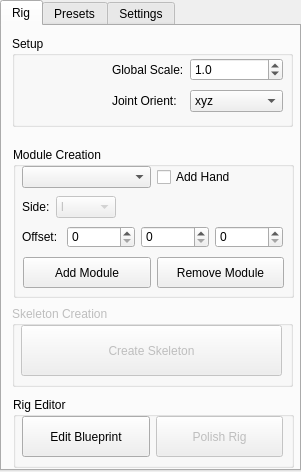
<?xml version="1.0" encoding="UTF-8"?>
<ui version="4.0">
 <class>Form</class>
 <widget class="QWidget" name="Form">
  <property name="geometry">
   <rect>
    <x>0</x>
    <y>0</y>
    <width>301</width>
    <height>472</height>
   </rect>
  </property>
  <property name="windowTitle">
   <string>Form</string>
  </property>
  <widget class="QTabWidget" name="tabWidget">
   <property name="geometry">
    <rect>
     <x>0</x>
     <y>0</y>
     <width>301</width>
     <height>471</height>
    </rect>
   </property>
   <property name="currentIndex">
    <number>0</number>
   </property>
   <widget class="QWidget" name="Rig">
    <attribute name="title">
     <string>Rig</string>
    </attribute>
    <widget class="QGroupBox" name="skeleton_box">
     <property name="enabled">
      <bool>false</bool>
     </property>
     <property name="geometry">
      <rect>
       <x>10</x>
       <y>280</y>
       <width>281</width>
       <height>81</height>
      </rect>
     </property>
     <property name="title">
      <string>Skeleton Creation</string>
     </property>
     <widget class="QWidget" name="gridLayoutWidget_6">
      <property name="geometry">
       <rect>
        <x>9</x>
        <y>19</y>
        <width>261</width>
        <height>51</height>
       </rect>
      </property>
      <layout class="QGridLayout" name="gridLayout_6">
       <item row="0" column="0">
        <widget class="QPushButton" name="create_skeleton">
         <property name="sizePolicy">
          <sizepolicy hsizetype="Minimum" vsizetype="Minimum">
           <horstretch>0</horstretch>
           <verstretch>0</verstretch>
          </sizepolicy>
         </property>
         <property name="text">
          <string>Create Skeleton</string>
         </property>
        </widget>
       </item>
      </layout>
     </widget>
    </widget>
    <widget class="QGroupBox" name="groupBox_2">
     <property name="geometry">
      <rect>
       <x>11</x>
       <y>121</y>
       <width>281</width>
       <height>151</height>
      </rect>
     </property>
     <property name="title">
      <string>Module Creation</string>
     </property>
     <widget class="QWidget" name="gridLayoutWidget">
      <property name="geometry">
       <rect>
        <x>9</x>
        <y>19</y>
        <width>263</width>
        <height>22</height>
       </rect>
      </property>
      <layout class="QGridLayout" name="gridLayout">
       <property name="sizeConstraint">
        <enum>QLayout::SetNoConstraint</enum>
       </property>
       <item row="0" column="1">
        <widget class="QCheckBox" name="add_hand">
         <property name="sizePolicy">
          <sizepolicy hsizetype="Minimum" vsizetype="Maximum">
           <horstretch>0</horstretch>
           <verstretch>0</verstretch>
          </sizepolicy>
         </property>
         <property name="layoutDirection">
          <enum>Qt::LeftToRight</enum>
         </property>
         <property name="text">
          <string>Add Hand</string>
         </property>
        </widget>
       </item>
       <item row="0" column="0">
        <widget class="QComboBox" name="available_modules">
         <property name="sizePolicy">
          <sizepolicy hsizetype="Minimum" vsizetype="Minimum">
           <horstretch>0</horstretch>
           <verstretch>0</verstretch>
          </sizepolicy>
         </property>
        </widget>
       </item>
      </layout>
     </widget>
     <widget class="QWidget" name="gridLayoutWidget_2">
      <property name="geometry">
       <rect>
        <x>9</x>
        <y>49</y>
        <width>261</width>
        <height>22</height>
       </rect>
      </property>
      <layout class="QGridLayout" name="gridLayout_2">
       <item row="0" column="1">
        <widget class="QComboBox" name="side">
         <property name="enabled">
          <bool>false</bool>
         </property>
         <property name="sizePolicy">
          <sizepolicy hsizetype="Minimum" vsizetype="Fixed">
           <horstretch>0</horstretch>
           <verstretch>0</verstretch>
          </sizepolicy>
         </property>
         <item>
          <property name="text">
           <string>l</string>
          </property>
         </item>
         <item>
          <property name="text">
           <string>r</string>
          </property>
         </item>
         <item>
          <property name="text">
           <string>None</string>
          </property>
         </item>
        </widget>
       </item>
       <item row="0" column="0">
        <widget class="QLabel" name="label">
         <property name="sizePolicy">
          <sizepolicy hsizetype="Maximum" vsizetype="Preferred">
           <horstretch>0</horstretch>
           <verstretch>0</verstretch>
          </sizepolicy>
         </property>
         <property name="text">
          <string>Side:</string>
         </property>
        </widget>
       </item>
       <item row="0" column="2">
        <spacer name="horizontalSpacer">
         <property name="orientation">
          <enum>Qt::Horizontal</enum>
         </property>
         <property name="sizeType">
          <enum>QSizePolicy::Maximum</enum>
         </property>
         <property name="sizeHint" stdset="0">
          <size>
           <width>300</width>
           <height>20</height>
          </size>
         </property>
        </spacer>
       </item>
      </layout>
     </widget>
     <widget class="QWidget" name="gridLayoutWidget_3">
      <property name="geometry">
       <rect>
        <x>9</x>
        <y>79</y>
        <width>261</width>
        <height>22</height>
       </rect>
      </property>
      <layout class="QGridLayout" name="gridLayout_3">
       <item row="0" column="0">
        <widget class="QLabel" name="label_2">
         <property name="sizePolicy">
          <sizepolicy hsizetype="Maximum" vsizetype="Preferred">
           <horstretch>0</horstretch>
           <verstretch>0</verstretch>
          </sizepolicy>
         </property>
         <property name="minimumSize">
          <size>
           <width>0</width>
           <height>0</height>
          </size>
         </property>
         <property name="text">
          <string>Offset: </string>
         </property>
        </widget>
       </item>
       <item row="0" column="1">
        <widget class="QSpinBox" name="offset_x">
         <property name="maximum">
          <number>99999</number>
         </property>
         <property name="value">
          <number>0</number>
         </property>
         <property name="displayIntegerBase">
          <number>10</number>
         </property>
        </widget>
       </item>
       <item row="0" column="2">
        <widget class="QSpinBox" name="offset_y">
         <property name="sizePolicy">
          <sizepolicy hsizetype="Minimum" vsizetype="Fixed">
           <horstretch>0</horstretch>
           <verstretch>0</verstretch>
          </sizepolicy>
         </property>
         <property name="maximum">
          <number>99999</number>
         </property>
        </widget>
       </item>
       <item row="0" column="3">
        <widget class="QSpinBox" name="offset_z">
         <property name="maximum">
          <number>99999</number>
         </property>
        </widget>
       </item>
      </layout>
     </widget>
    </widget>
    <widget class="QGroupBox" name="groupBox">
     <property name="geometry">
      <rect>
       <x>10</x>
       <y>10</y>
       <width>281</width>
       <height>91</height>
      </rect>
     </property>
     <property name="title">
      <string>Setup</string>
     </property>
     <widget class="QWidget" name="gridLayoutWidget_5">
      <property name="geometry">
       <rect>
        <x>100</x>
        <y>19</y>
        <width>171</width>
        <height>61</height>
       </rect>
      </property>
      <layout class="QGridLayout" name="gridLayout_5">
       <item row="1" column="0">
        <widget class="QLabel" name="label_4">
         <property name="sizePolicy">
          <sizepolicy hsizetype="Maximum" vsizetype="Preferred">
           <horstretch>0</horstretch>
           <verstretch>0</verstretch>
          </sizepolicy>
         </property>
         <property name="text">
          <string>Joint Orient:</string>
         </property>
        </widget>
       </item>
       <item row="1" column="1">
        <widget class="QComboBox" name="oritentation">
         <item>
          <property name="text">
           <string>xyz</string>
          </property>
         </item>
         <item>
          <property name="text">
           <string>yzx</string>
          </property>
         </item>
         <item>
          <property name="text">
           <string>zxy</string>
          </property>
         </item>
        </widget>
       </item>
       <item row="0" column="0">
        <widget class="QLabel" name="label_3">
         <property name="text">
          <string>Global Scale:</string>
         </property>
        </widget>
       </item>
       <item row="0" column="1">
        <widget class="QDoubleSpinBox" name="scale_box">
         <property name="decimals">
          <number>1</number>
         </property>
         <property name="singleStep">
          <double>0.100000000000000</double>
         </property>
         <property name="value">
          <double>1.000000000000000</double>
         </property>
        </widget>
       </item>
      </layout>
     </widget>
     <widget class="QLabel" name="image">
      <property name="geometry">
       <rect>
        <x>0</x>
        <y>10</y>
        <width>91</width>
        <height>81</height>
       </rect>
      </property>
      <property name="sizePolicy">
       <sizepolicy hsizetype="Minimum" vsizetype="Minimum">
        <horstretch>0</horstretch>
        <verstretch>0</verstretch>
       </sizepolicy>
      </property>
      <property name="text">
       <string/>
      </property>
      <property name="pixmap">
       <pixmap>E:/YR2/Branding/logo_new_transparent.png</pixmap>
      </property>
      <property name="scaledContents">
       <bool>true</bool>
      </property>
     </widget>
    </widget>
    <widget class="QWidget" name="gridLayoutWidget_4">
     <property name="geometry">
      <rect>
       <x>21</x>
       <y>231</y>
       <width>261</width>
       <height>31</height>
      </rect>
     </property>
     <layout class="QGridLayout" name="gridLayout_4">
      <item row="0" column="0">
       <widget class="QPushButton" name="add_module">
        <property name="sizePolicy">
         <sizepolicy hsizetype="Minimum" vsizetype="Expanding">
          <horstretch>0</horstretch>
          <verstretch>0</verstretch>
         </sizepolicy>
        </property>
        <property name="text">
         <string>Add Module</string>
        </property>
       </widget>
      </item>
      <item row="0" column="1">
       <widget class="QPushButton" name="remove_module">
        <property name="sizePolicy">
         <sizepolicy hsizetype="Minimum" vsizetype="Expanding">
          <horstretch>0</horstretch>
          <verstretch>0</verstretch>
         </sizepolicy>
        </property>
        <property name="text">
         <string>Remove Module</string>
        </property>
       </widget>
      </item>
     </layout>
    </widget>
    <widget class="QGroupBox" name="groupBox_4">
     <property name="enabled">
      <bool>true</bool>
     </property>
     <property name="geometry">
      <rect>
       <x>11</x>
       <y>371</y>
       <width>281</width>
       <height>71</height>
      </rect>
     </property>
     <property name="title">
      <string>Rig Editor</string>
     </property>
     <widget class="QWidget" name="gridLayoutWidget_7">
      <property name="geometry">
       <rect>
        <x>9</x>
        <y>19</y>
        <width>261</width>
        <height>41</height>
       </rect>
      </property>
      <layout class="QGridLayout" name="gridLayout_7">
       <item row="0" column="1">
        <widget class="QPushButton" name="polish_rig">
         <property name="enabled">
          <bool>false</bool>
         </property>
         <property name="sizePolicy">
          <sizepolicy hsizetype="Minimum" vsizetype="Minimum">
           <horstretch>0</horstretch>
           <verstretch>0</verstretch>
          </sizepolicy>
         </property>
         <property name="text">
          <string>Polish Rig</string>
         </property>
        </widget>
       </item>
       <item row="0" column="0">
        <widget class="QPushButton" name="edit_blueprint">
         <property name="enabled">
          <bool>true</bool>
         </property>
         <property name="sizePolicy">
          <sizepolicy hsizetype="Minimum" vsizetype="Minimum">
           <horstretch>0</horstretch>
           <verstretch>0</verstretch>
          </sizepolicy>
         </property>
         <property name="text">
          <string>Edit Blueprint</string>
         </property>
        </widget>
       </item>
      </layout>
     </widget>
    </widget>
   </widget>
   <widget class="QWidget" name="Presets">
    <attribute name="title">
     <string>Presets</string>
    </attribute>
   </widget>
   <widget class="QWidget" name="Settings">
    <attribute name="title">
     <string>Settings</string>
    </attribute>
    <widget class="QGroupBox" name="groupBox_3">
     <property name="geometry">
      <rect>
       <x>9</x>
       <y>9</y>
       <width>281</width>
       <height>71</height>
      </rect>
     </property>
     <property name="title">
      <string>Colours</string>
     </property>
     <widget class="QWidget" name="horizontalLayoutWidget">
      <property name="geometry">
       <rect>
        <x>9</x>
        <y>19</y>
        <width>261</width>
        <height>41</height>
       </rect>
      </property>
      <layout class="QHBoxLayout" name="horizontalLayout">
       <item>
        <widget class="QPushButton" name="colour_left">
         <property name="sizePolicy">
          <sizepolicy hsizetype="Minimum" vsizetype="Minimum">
           <horstretch>0</horstretch>
           <verstretch>0</verstretch>
          </sizepolicy>
         </property>
         <property name="autoFillBackground">
          <bool>false</bool>
         </property>
         <property name="styleSheet">
          <string notr="true">background-color: red</string>
         </property>
         <property name="text">
          <string/>
         </property>
        </widget>
       </item>
       <item>
        <widget class="QPushButton" name="colour_middle">
         <property name="sizePolicy">
          <sizepolicy hsizetype="Minimum" vsizetype="Minimum">
           <horstretch>0</horstretch>
           <verstretch>0</verstretch>
          </sizepolicy>
         </property>
         <property name="styleSheet">
          <string notr="true">background-color: yellow</string>
         </property>
         <property name="text">
          <string/>
         </property>
        </widget>
       </item>
       <item>
        <widget class="QPushButton" name="colour_right">
         <property name="sizePolicy">
          <sizepolicy hsizetype="Minimum" vsizetype="Minimum">
           <horstretch>0</horstretch>
           <verstretch>0</verstretch>
          </sizepolicy>
         </property>
         <property name="styleSheet">
          <string notr="true">background-color: blue</string>
         </property>
         <property name="text">
          <string/>
         </property>
        </widget>
       </item>
      </layout>
     </widget>
    </widget>
   </widget>
  </widget>
 </widget>
 <resources/>
 <connections/>
</ui>
